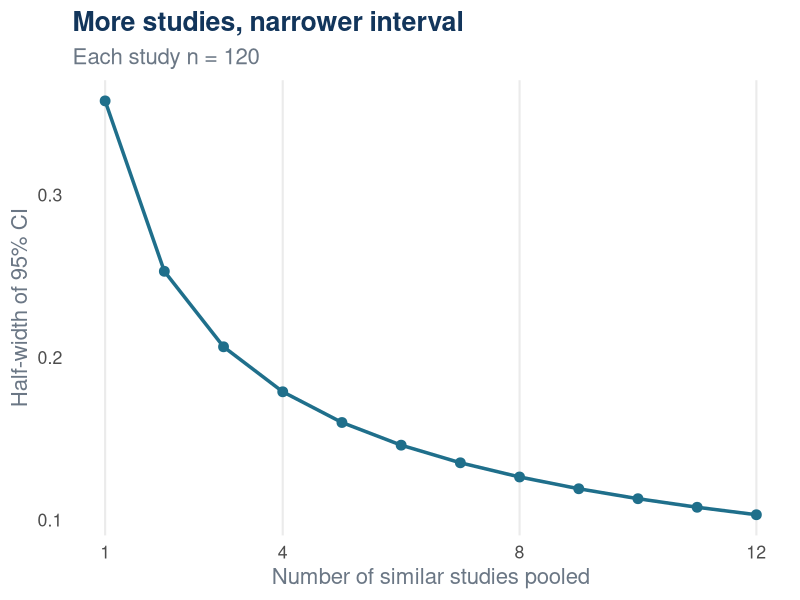
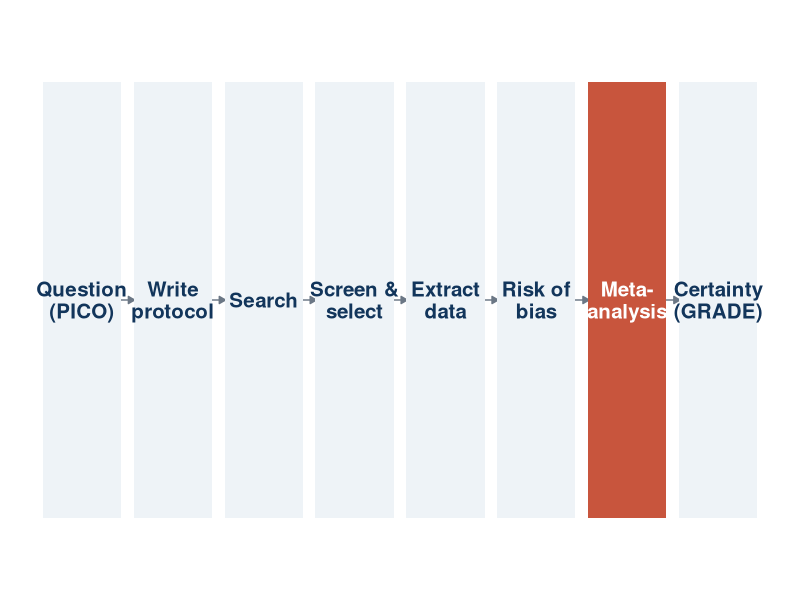
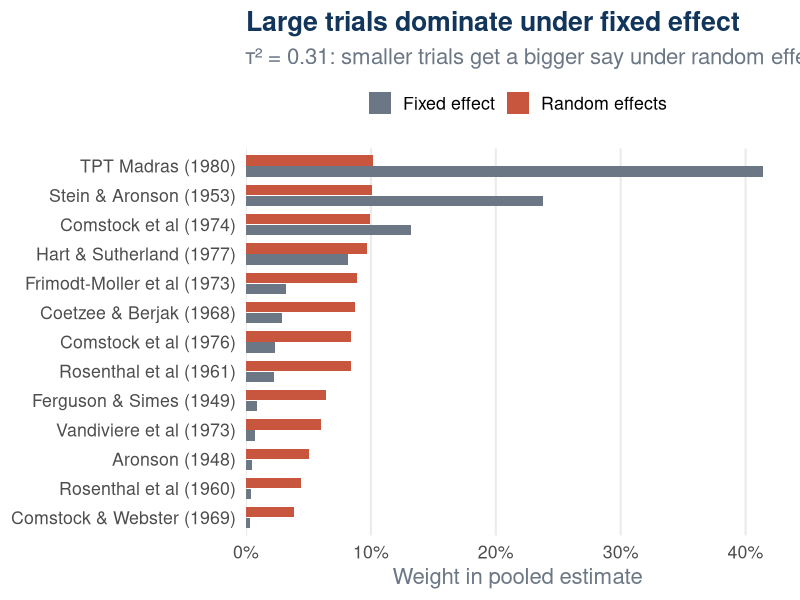
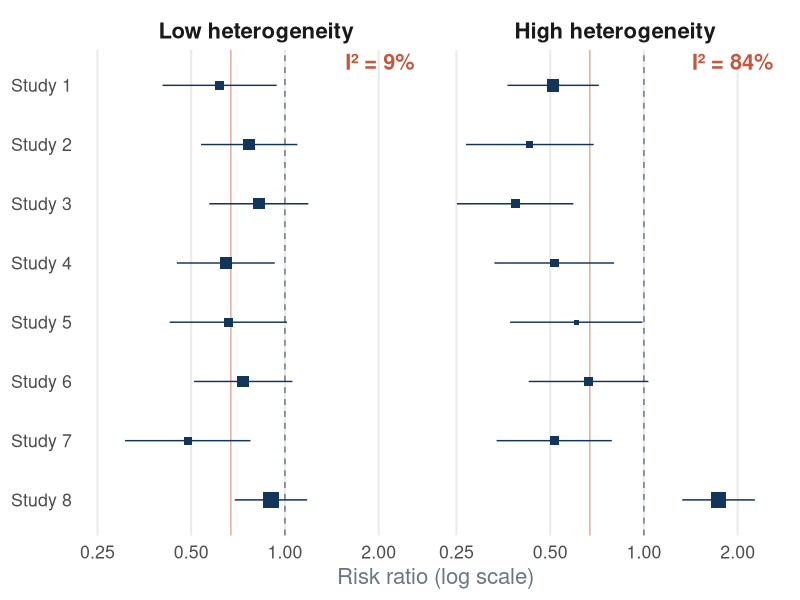
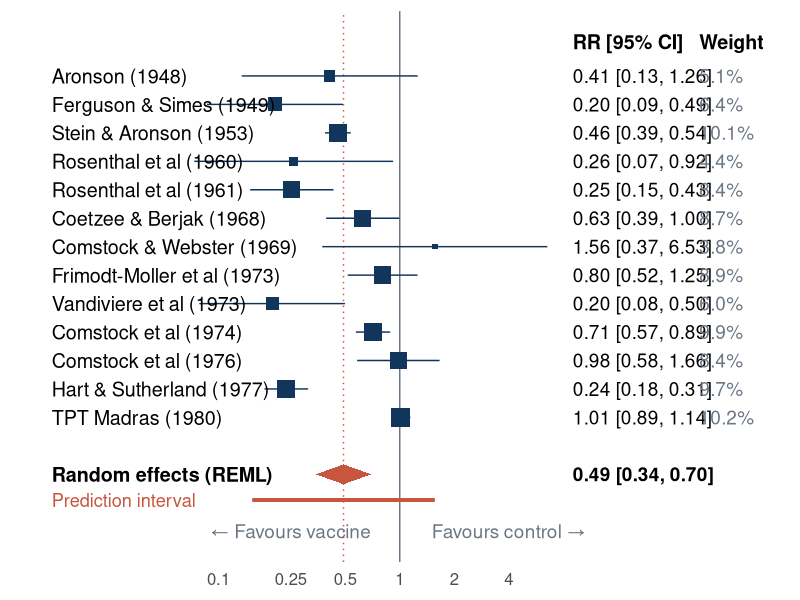
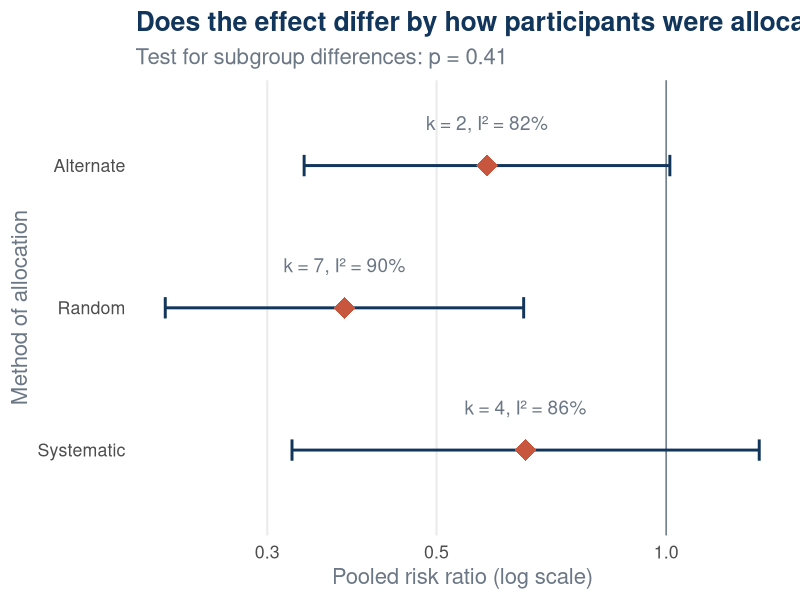
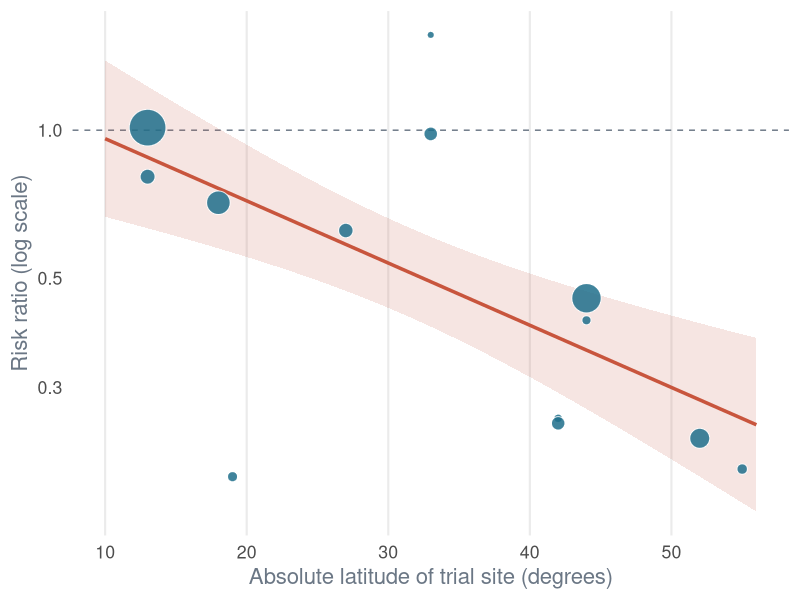
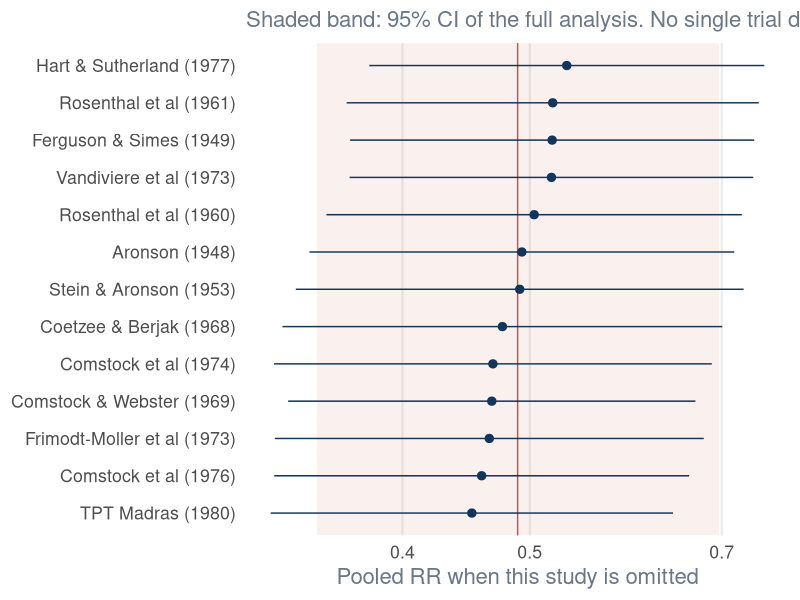

These charts were generated, in order, by the following R code:
## ---- chunk 1
#| label: setup
library(tidyverse)
library(metafor)
library(patchwork)

# one palette for the whole deck
pal <- c(navy = "#12355B", rust = "#C8553D", teal = "#1F6F8B",
         sand = "#E9C46A", grey = "#6B7785", soft = "#EEF3F7")

theme_ylnc <- function(base_size = 16) {
  theme_minimal(base_size = base_size) +
    theme(
      panel.grid.minor = element_blank(),
      panel.grid.major.y = element_blank(),
      plot.title = element_text(face = "bold", colour = pal[["navy"]]),
      plot.subtitle = element_text(colour = pal[["grey"]]),
      axis.title = element_text(colour = pal[["grey"]]),
      legend.position = "top"
    )
}
theme_set(theme_ylnc())

# ---- Example data: BCG vaccine trials (Colditz et al. 1994; ships with metafor) ----
bcg <- dat.bcg |>
  as_tibble() |>
  mutate(study = str_glue("{author} ({year})") |> as.character())

# effect sizes: log risk ratio and its sampling variance, per study
bcg_es <- bcg |>
  mutate(
    # log RR = log( (a/(a+b)) / (c/(c+d)) )
    yi  = log((tpos / (tpos + tneg)) / (cpos / (cpos + cneg))),
    vi  = 1 / tpos - 1 / (tpos + tneg) + 1 / cpos - 1 / (cpos + cneg),
    sei = sqrt(vi),
    lo  = yi - 1.96 * sei,
    hi  = yi + 1.96 * sei
  )

fe <- rma(yi, vi, data = bcg_es, method = "FE")
re <- rma(yi, vi, data = bcg_es, method = "REML")
re_dl <- rma(yi, vi, data = bcg_es, method = "DL")
re_hk <- rma(yi, vi, data = bcg_es, method = "REML", test = "knha")
re_pred <- predict(re, transf = exp)

fmt <- function(x, d = 2) formatC(x, format = "f", digits = d)
## ---- chunk 2
#| label: figx-precision
#| fig-width: 5.5
#| fig-height: 4.6
set.seed(42)
tibble(k = 1:12) |>
  mutate(
    n_cum = cumsum(rep(120, 12)),
    se    = sqrt(4 / n_cum)
  ) |>
  ggplot(aes(k, 1.96 * se)) +
  geom_line(colour = pal[["teal"]], linewidth = 1.2) +
  geom_point(colour = pal[["teal"]], size = 3) +
  scale_x_continuous(breaks = c(1, 4, 8, 12)) +
  labs(
    x = "Number of similar studies pooled",
    y = "Half-width of 95% CI",
    title = "More studies, narrower interval",
    subtitle = "Each study n = 120"
  )
## ---- chunk 3
#| label: figx-workflow
#| fig-width: 12
#| fig-height: 3.6
steps <- tibble(
  step = c("Question\n(PICO)", "Write\nprotocol", "Search", "Screen &\nselect",
           "Extract\ndata", "Risk of\nbias", "Meta-\nanalysis", "Certainty\n(GRADE)"),
  x = seq_along(step),
  stat = x == 7
)

steps |>
  ggplot(aes(x, 1)) +
  geom_segment(aes(x = x + 0.42, xend = x + 0.58, y = 1, yend = 1),
               data = filter(steps, x < max(x)),
               arrow = arrow(length = unit(0.18, "cm"), type = "closed"),
               colour = pal[["grey"]]) +
  geom_tile(aes(fill = stat), width = 0.86, height = 0.8, colour = NA) +
  geom_text(aes(label = step, colour = stat), size = 5.2, lineheight = 0.9, fontface = "bold") +
  scale_fill_manual(values = c(`FALSE` = pal[["soft"]], `TRUE` = pal[["rust"]]), guide = "none") +
  scale_colour_manual(values = c(`FALSE` = pal[["navy"]], `TRUE` = "white"), guide = "none") +
  coord_cartesian(xlim = c(0.5, 8.5), ylim = c(0.5, 1.5)) +
  theme_void()
## ---- chunk 4
#| label: tblx-bcg
bcg |>
  select(study, tpos, tneg, cpos, cneg, ablat, alloc) |>
  slice_head(n = 7) |>
  knitr::kable(
    col.names = c("Study", "TB (vacc.)", "No TB (vacc.)", "TB (ctrl)", "No TB (ctrl)",
                  "Latitude", "Allocation"),
    align = "lrrrrrl"
  )
## ---- chunk 5
#| label: code-iv
#| echo: true
pooled_fe <- bcg_es |>
  mutate(wi = 1 / vi) |>
  summarise(
    theta = sum(wi * yi) / sum(wi),
    se    = sqrt(1 / sum(wi))
  ) |>
  mutate(
    RR    = exp(theta),
    lower = exp(theta - 1.96 * se),
    upper = exp(theta + 1.96 * se)
  )
pooled_fe
## ---- chunk 6
#| label: figx-weights
#| fig-width: 12
#| fig-height: 5.2
wts <- bcg_es |>
  mutate(
    `Fixed effect`   = weights(fe),
    `Random effects` = weights(re)
  ) |>
  select(study, `Fixed effect`, `Random effects`) |>
  pivot_longer(-study, names_to = "model", values_to = "weight") |>
  mutate(study = fct_reorder(study, weight, .fun = max))

wts |>
  ggplot(aes(weight, study, fill = model)) +
  geom_col(position = position_dodge(width = 0.75), width = 0.7) +
  scale_fill_manual(values = c(pal[["grey"]], pal[["rust"]]), name = NULL) +
  scale_x_continuous(labels = \(x) paste0(x, "%"), expand = expansion(mult = c(0, 0.05))) +
  labs(x = "Weight in pooled estimate", y = NULL,
       title = "Large trials dominate under fixed effect",
       subtitle = str_glue("τ² = {fmt(re$tau2)}: smaller trials get a bigger say under random effects"))
## ---- chunk 7
#| label: tblx-estimators
list(`DL` = re_dl, `REML` = re, `REML + HKSJ` = re_hk) |>
  imap(\(m, nm) tibble(
    Method = nm,
    `Pooled RR` = fmt(exp(m$b[1])),
    `95% CI` = str_glue("{fmt(exp(m$ci.lb))} to {fmt(exp(m$ci.ub))}"),
    `τ²` = fmt(m$tau2, 3)
  )) |>
  list_rbind() |>
  knitr::kable(align = "lccc")
## ---- chunk 8
#| label: figx-hetero
#| fig-width: 12
#| fig-height: 5.2
set.seed(2025)
sim_studies <- function(tau, label, k = 8) {
  tibble(
    study = str_c("Study ", 1:k),
    sei   = runif(k, 0.12, 0.25),
    yi    = rnorm(k, -0.4, tau) + rnorm(k, 0, sei),
    scenario = label
  )
}

sims <- bind_rows(
  sim_studies(0.02, "Low heterogeneity"),
  sim_studies(0.45, "High heterogeneity")
) |>
  mutate(scenario = fct_inorder(scenario))

i2_lab <- sims |>
  nest(.by = scenario) |>
  mutate(
    fit   = map(data, \(d) rma(yi, sei = sei, data = d)),
    label = map_chr(fit, \(f) str_glue("I² = {fmt(f$I2, 0)}%"))
  ) |>
  select(scenario, label)

sims |>
  ggplot(aes(exp(yi), fct_rev(study))) +
  geom_vline(xintercept = 1, linetype = "dashed", colour = pal[["grey"]]) +
  geom_vline(xintercept = exp(-0.4), colour = pal[["rust"]], alpha = 0.5) +
  geom_errorbarh(aes(xmin = exp(yi - 1.96 * sei), xmax = exp(yi + 1.96 * sei)),
                 height = 0, colour = pal[["navy"]]) +
  geom_point(aes(size = 1 / sei^2), shape = 15, colour = pal[["navy"]]) +
  geom_text(data = i2_lab, aes(x = 2.6, y = 8.4, label = label),
            hjust = 1, size = 5.5, colour = pal[["rust"]], fontface = "bold") +
  scale_x_log10(breaks = c(0.25, 0.5, 1, 2)) +
  scale_size_continuous(range = c(1.5, 5), guide = "none") +
  facet_wrap(~scenario) +
  labs(x = "Risk ratio (log scale)", y = NULL) +
  theme(strip.text = element_text(face = "bold", size = 16))
## ---- chunk 9
#| label: figx-forest
#| fig-width: 11
#| fig-height: 6.2
forest_df <- bcg_es |>
  mutate(
    weight = weights(re),
    label  = str_glue("{fmt(exp(yi))} [{fmt(exp(lo))}, {fmt(exp(hi))}]"),
    wlab   = str_glue("{fmt(weight, 1)}%")
  ) |>
  arrange(year) |>
  mutate(row = rev(seq_len(n())) + 1)

diamond <- tibble(
  x = exp(c(re$ci.lb, re$b[1], re$ci.ub, re$b[1])),
  y = c(0, 0.35, 0, -0.35)
)
pool_lab <- str_glue("{fmt(exp(re$b[1]))} [{fmt(exp(re$ci.lb))}, {fmt(exp(re$ci.ub))}]")

forest_df |>
  ggplot(aes(y = row)) +
  geom_vline(xintercept = 1, colour = pal[["grey"]]) +
  geom_vline(xintercept = exp(re$b[1]), colour = pal[["rust"]], linetype = "dotted") +
  geom_segment(aes(x = exp(re_pred$pi.lb |> log()), xend = exp(re_pred$pi.ub |> log()),
                   y = -0.9, yend = -0.9), colour = pal[["rust"]], linewidth = 1) +
  geom_errorbarh(aes(xmin = exp(lo), xmax = exp(hi)), height = 0, colour = pal[["navy"]]) +
  geom_point(aes(x = exp(yi), size = weight), shape = 15, colour = pal[["navy"]]) +
  geom_polygon(data = diamond, aes(x, y), fill = pal[["rust"]]) +
  # left text column: study names
  geom_text(aes(x = 0.012, label = study), hjust = 0, size = 5) +
  annotate("text", x = 0.012, y = 0, label = "Random effects (REML)", hjust = 0,
           size = 5, fontface = "bold") +
  annotate("text", x = 0.012, y = -0.9, label = "Prediction interval", hjust = 0,
           size = 4.6, colour = pal[["rust"]]) +
  # right text columns: RR [CI] and weight
  geom_text(aes(x = 9, label = label), hjust = 0, size = 4.8) +
  geom_text(aes(x = 45, label = wlab), hjust = 0, size = 4.8, colour = pal[["grey"]]) +
  annotate("text", x = 9, y = 0, label = pool_lab, hjust = 0, size = 4.8, fontface = "bold") +
  annotate("text", x = c(9, 45), y = max(forest_df$row) + 1.2,
           label = c("RR [95% CI]", "Weight"), hjust = 0, fontface = "bold", size = 5) +
  annotate("text", x = c(0.25, 4), y = -2, label = c("← Favours vaccine", "Favours control →"),
           size = 4.8, colour = pal[["grey"]]) +
  scale_x_log10(breaks = c(0.1, 0.25, 0.5, 1, 2, 4), labels = c("0.1", "0.25", "0.5", "1", "2", "4")) +
  scale_size_continuous(range = c(1.5, 6), guide = "none") +
  coord_cartesian(xlim = c(0.012, 90), ylim = c(-2.2, max(forest_df$row) + 1.4), clip = "off") +
  labs(x = NULL, y = NULL) +
  theme(axis.text.y = element_blank(), panel.grid = element_blank(),
        axis.text.x = element_text(size = 12))
## ---- chunk 10
#| label: figx-subgroup
#| fig-width: 11
#| fig-height: 4.2
sub <- bcg_es |>
  mutate(alloc = str_to_title(alloc)) |>
  nest(.by = alloc) |>
  mutate(
    fit  = map(data, \(d) rma(yi, vi, data = d)),
    k    = map_int(fit, \(f) f$k),
    est  = map_dbl(fit, \(f) f$b[1]),
    lo   = map_dbl(fit, \(f) f$ci.lb),
    hi   = map_dbl(fit, \(f) f$ci.ub),
    i2   = map_dbl(fit, \(f) f$I2)
  )

sub_test <- rma(yi, vi, mods = ~ alloc, data = bcg_es)

sub |>
  ggplot(aes(exp(est), fct_rev(alloc))) +
  geom_vline(xintercept = 1, colour = pal[["grey"]]) +
  geom_errorbarh(aes(xmin = exp(lo), xmax = exp(hi)), height = 0.15,
                 colour = pal[["navy"]], linewidth = 1) +
  geom_point(shape = 18, size = 7, colour = pal[["rust"]]) +
  geom_text(aes(label = str_glue("k = {k}, I² = {fmt(i2, 0)}%")),
            nudge_y = 0.3, colour = pal[["grey"]], size = 4.8) +
  scale_x_log10() +
  labs(x = "Pooled risk ratio (log scale)", y = "Method of allocation",
       title = "Does the effect differ by how participants were allocated?",
       subtitle = str_glue("Test for subgroup differences: p = {fmt(sub_test$QMp, 2)}"))
## ---- chunk 11
#| label: figx-metareg
#| fig-width: 7
#| fig-height: 5
mr <- rma(yi, vi, mods = ~ ablat, data = bcg_es)

line_df <- tibble(ablat = seq(10, 56, by = 1)) |>
  mutate(fit = map(ablat, \(x) predict(mr, newmods = x) |> as_tibble())) |>
  unnest(fit)

bcg_es |>
  ggplot(aes(ablat, exp(yi))) +
  geom_hline(yintercept = 1, colour = pal[["grey"]], linetype = "dashed") +
  geom_ribbon(data = line_df, aes(x = ablat, ymin = exp(ci.lb), ymax = exp(ci.ub)),
              inherit.aes = FALSE, fill = pal[["rust"]], alpha = 0.15) +
  geom_line(data = line_df, aes(ablat, exp(pred)), colour = pal[["rust"]], linewidth = 1.2) +
  geom_point(aes(size = 1 / vi), shape = 21, fill = pal[["teal"]], colour = "white", alpha = 0.85) +
  scale_y_log10() +
  scale_size_continuous(range = c(2, 12), guide = "none") +
  labs(x = "Absolute latitude of trial site (degrees)", y = "Risk ratio (log scale)")
## ---- chunk 12
#| label: figx-loo
#| fig-width: 11
#| fig-height: 4.6
loo <- leave1out(re) |>
  as_tibble() |>
  mutate(omitted = bcg_es$study) |>
  mutate(omitted = fct_reorder(omitted, estimate))

loo |>
  ggplot(aes(exp(estimate), omitted)) +
  annotate("rect", xmin = exp(re$ci.lb), xmax = exp(re$ci.ub), ymin = -Inf, ymax = Inf,
           fill = pal[["rust"]], alpha = 0.08) +
  geom_vline(xintercept = exp(re$b[1]), colour = pal[["rust"]]) +
  geom_errorbarh(aes(xmin = exp(ci.lb), xmax = exp(ci.ub)), height = 0, colour = pal[["navy"]]) +
  geom_point(colour = pal[["navy"]], size = 2.5) +
  scale_x_log10() +
  labs(x = "Pooled RR when this study is omitted", y = NULL,
       subtitle = "Shaded band: 95% CI of the full analysis. No single trial drives the result.")
## ---- chunk 13
#| label: figx-funnel
#| fig-width: 6.6
#| fig-height: 5.2
se_max <- max(bcg_es$sei) * 1.1
funnel_lines <- tibble(se = seq(0, se_max, length.out = 100)) |>
  mutate(lo = re$b[1] - 1.96 * se, hi = re$b[1] + 1.96 * se)

bcg_es |>
  ggplot(aes(yi, sei)) +
  geom_polygon(
    data = bind_rows(
      funnel_lines |> transmute(x = lo, y = se),
      funnel_lines |> arrange(desc(se)) |> transmute(x = hi, y = se)
    ),
    aes(x, y), fill = pal[["soft"]], colour = pal[["grey"]], linetype = "dashed"
  ) +
  geom_vline(xintercept = re$b[1], colour = pal[["rust"]]) +
  geom_point(size = 3.5, colour = pal[["navy"]]) +
  scale_y_reverse() +
  labs(x = "log risk ratio", y = "Standard error",
       subtitle = "Dot = trial; shaded = 95% pseudo-CI region")
## ---- chunk 14
#| label: pubbias
egger <- regtest(re)
tf <- trimfill(re)
## ---- chunk 15
#| label: tblx-grade
tribble(
  ~Domain,          ~`What the meta-analysis shows you`,                 ~BCG,
  "Risk of bias",   "RoB judgements; sensitivity analysis by RoB",       "Some trials used alternation",
  "Inconsistency",  "Forest plot overlap, I², τ², prediction interval", str_glue("I² = {fmt(re$I2, 0)}%: partly explained by latitude"),
  "Indirectness",   "Do the studies match your PICO?",                   "Mixed populations and decades",
  "Imprecision",    "Width of the pooled CI vs decision thresholds",     str_glue("CI {fmt(exp(re$ci.lb))} to {fmt(exp(re$ci.ub))}"),
  "Publication bias","Funnel plot, Egger, trim-and-fill",                "No strong signal"
) |>
  knitr::kable()
